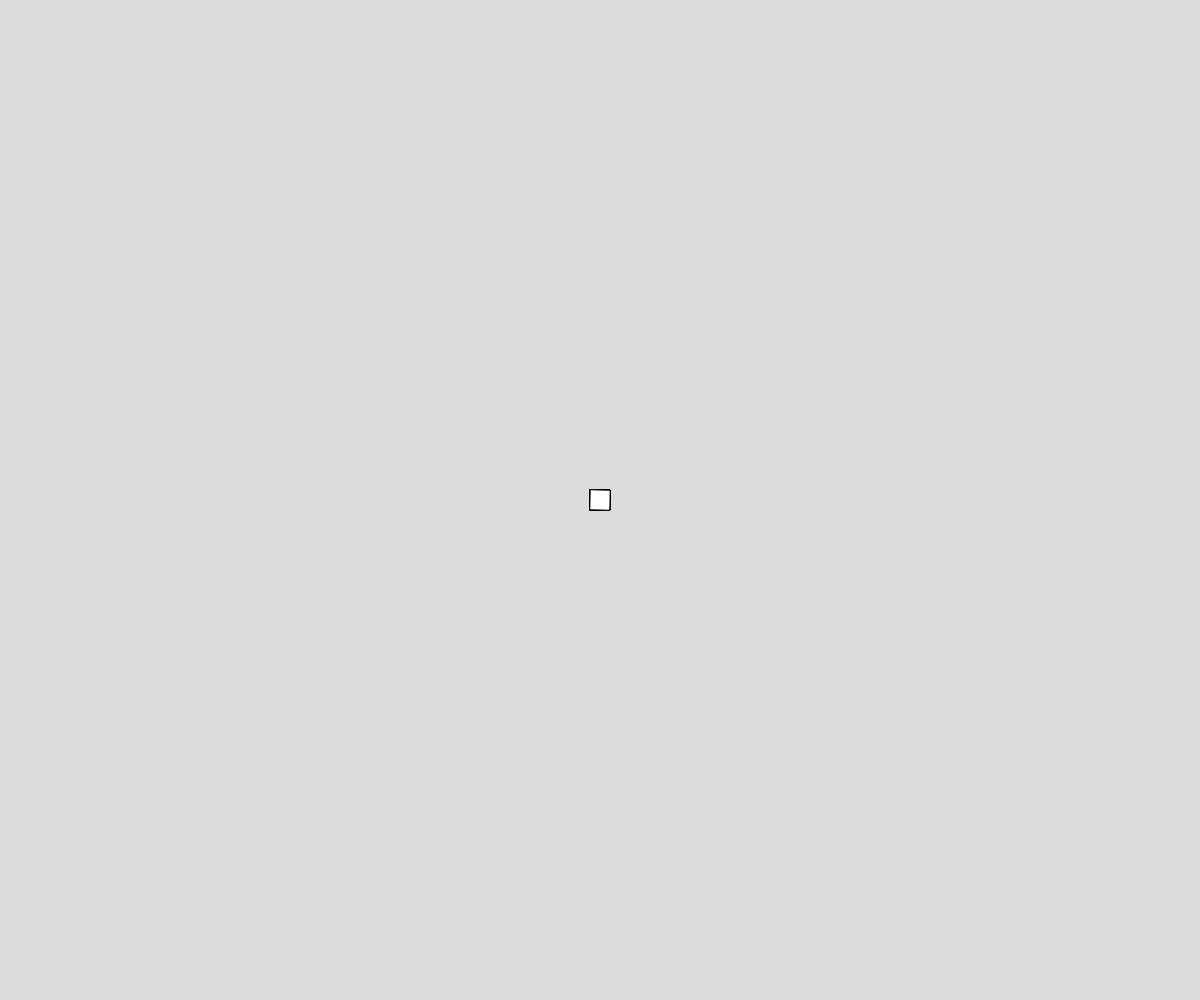
Frame 1 (no input)
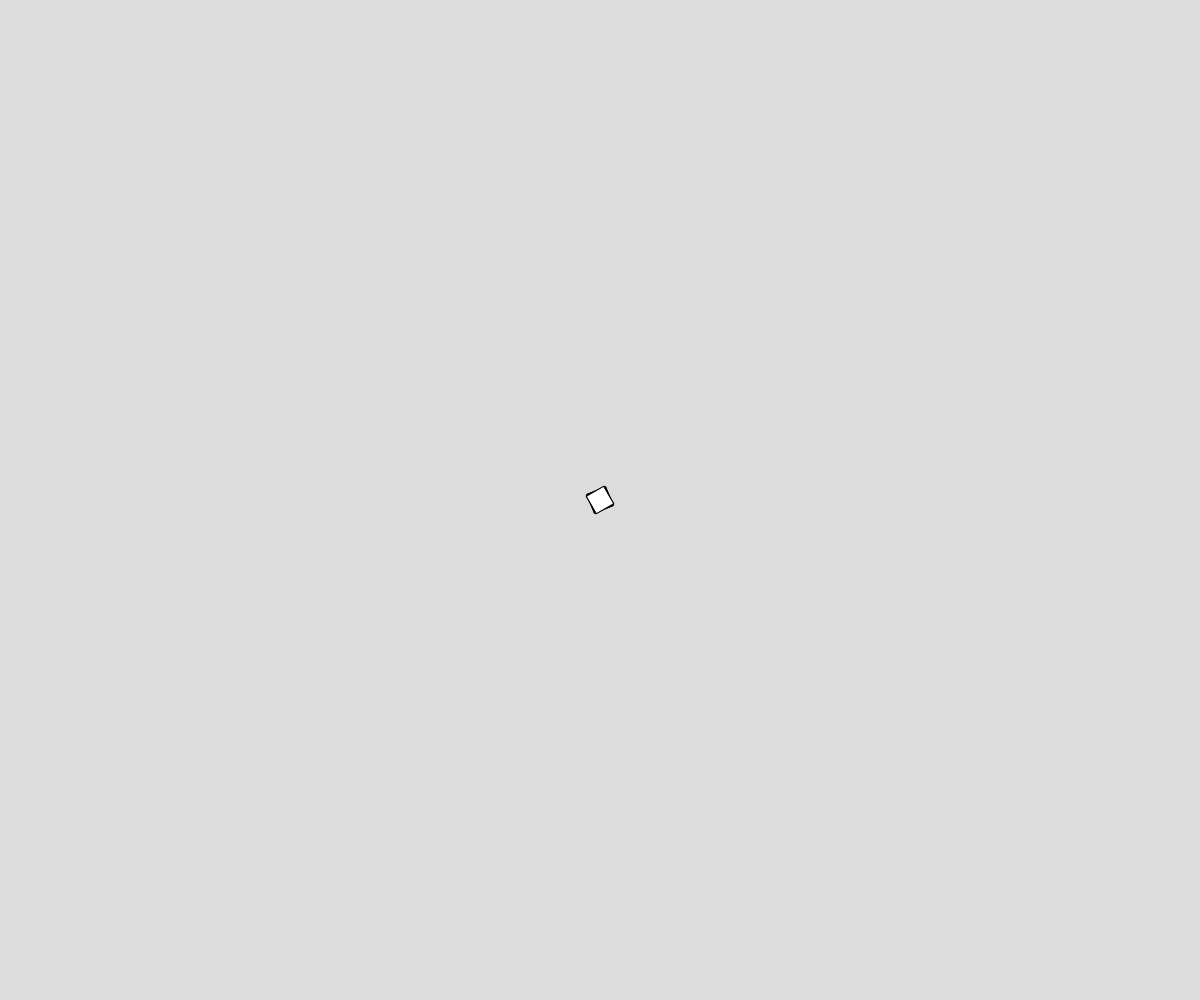
Frame 60 (no input)
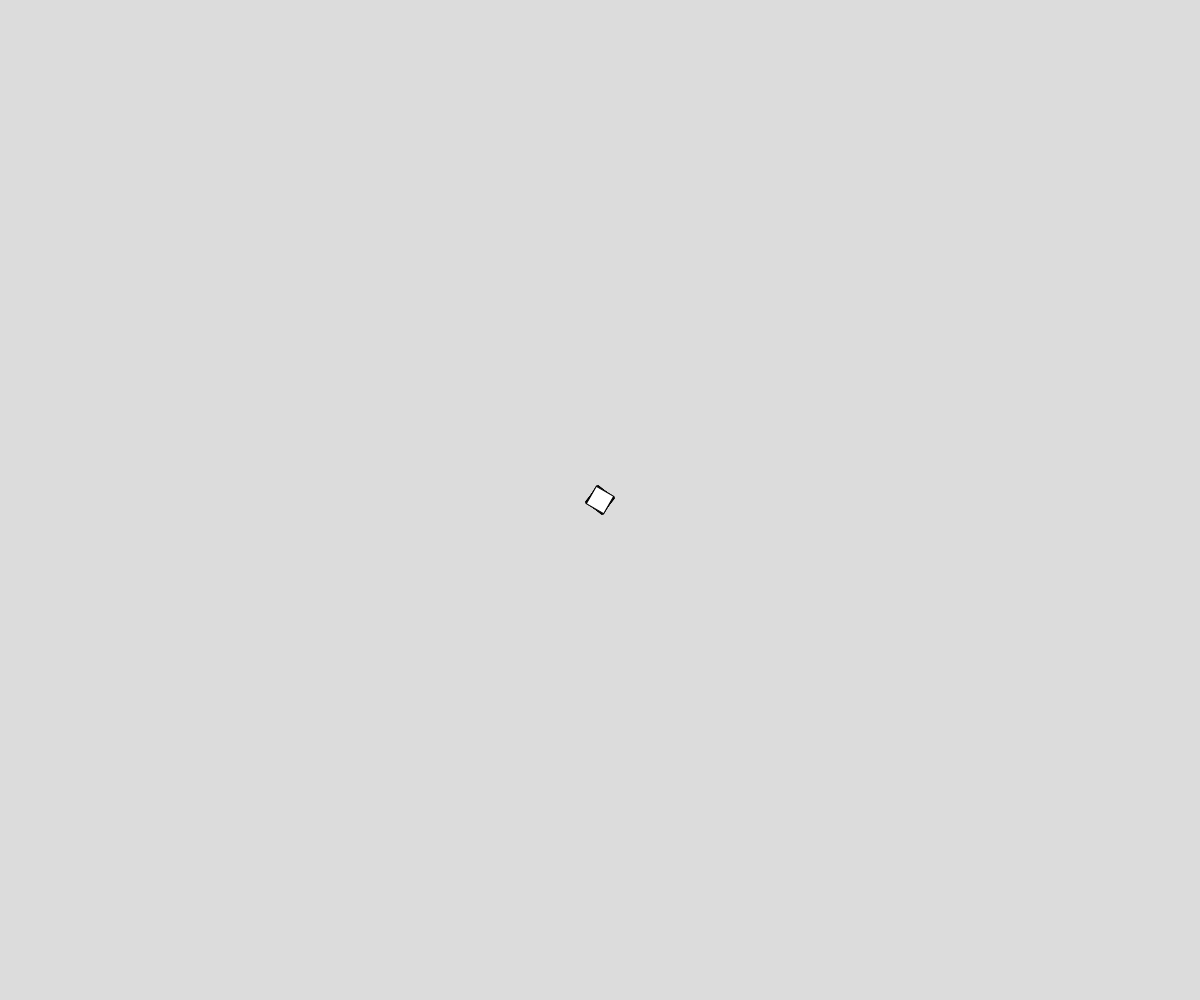
Frame 120 (the mouse pressed at the canvas centre since frame 60)

The p5.js sketch that drew these frames (run headless with seeded random() and noise() and a simulated clock; from frame 60 on, the mouse is pressed at the canvas centre):

// p5.js sketch
// ── sketch.js
// 13 Snake
// Meixi Yao
// March 12, 2026


// Global Variables
let x, y;
let posList = [];
const NUM_SEGMENTS = 10;


function setup() {
  createCanvas(windowWidth, windowHeight);
  rectMode(CENTER); angleMode(DEGREES);
  x = width/2;   y = height/2;
  for(let i = 0; i < NUM_SEGMENTS; i++){
    posList.push({x:x, y:y, r:frameCount});
  }
}

function renderSnake(){
  for(let p of posList){
    push();
    translate(p.x, p.y);
    rotate(p.r);
    square(0, 0, 20);
    pop();
    p.r += 2;
  }
}

function move(){
  if(keyIsDown(LEFT_ARROW)) x -= 4;
  if(keyIsDown(RIGHT_ARROW)) x += 4;
  if(keyIsDown(UP_ARROW)) y -= 4;
  if(keyIsDown(DOWN_ARROW)) y+= 4;

  posList.splice(0,1);
  posList.push({x:x, y:y, r:frameCount});
}



function draw() {
  background(220);
  move();
  renderSnake();
}
